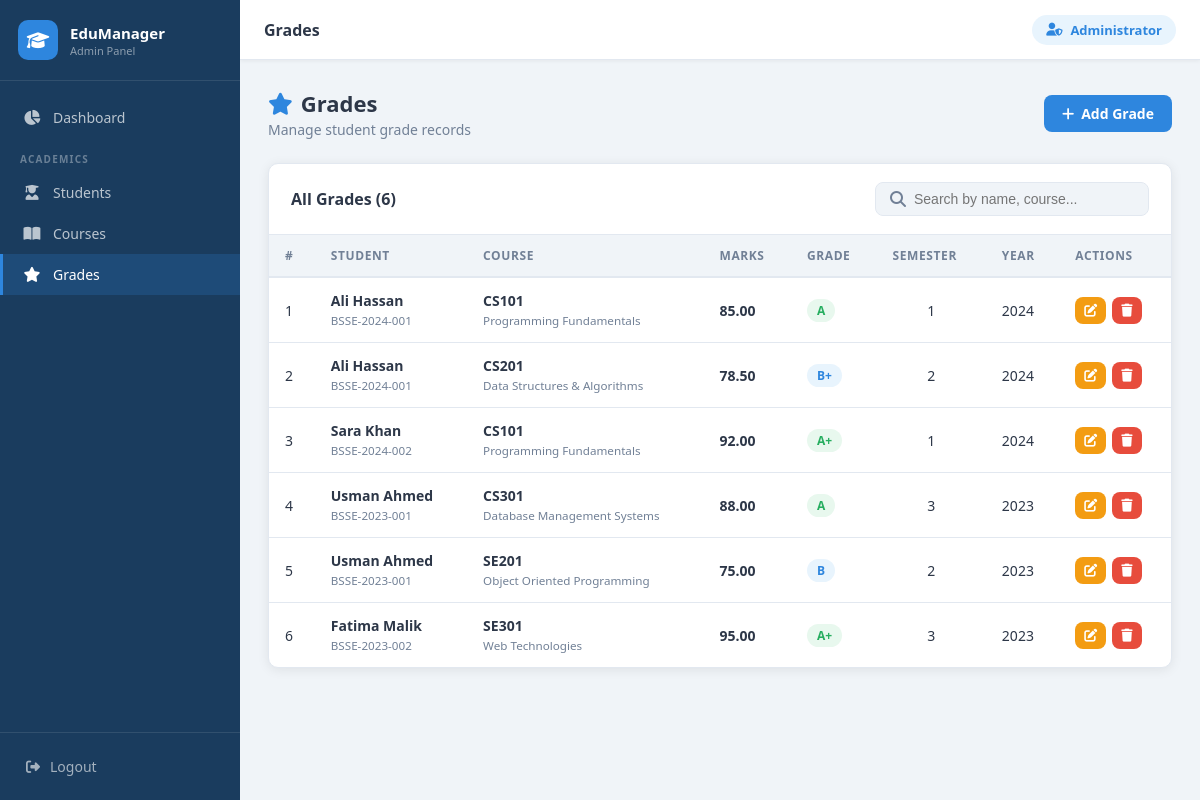
Page /grades/index.php (signed in) on the committed database.
### tables this page shows
CREATE TABLE IF NOT EXISTS grades (
    id           INT AUTO_INCREMENT PRIMARY KEY,
    student_id   INT NOT NULL,
    course_id    INT NOT NULL,
    marks        DECIMAL(5,2),
    grade        VARCHAR(5),
    semester     INT,
    academic_year VARCHAR(10),
    created_at   TIMESTAMP DEFAULT CURRENT_TIMESTAMP,
    FOREIGN KEY (student_id) REFERENCES students(id) ON DELETE CASCADE,
    FOREIGN KEY (course_id)  REFERENCES courses(id)  ON DELETE CASCADE,
    UNIQUE KEY unique_grade (student_id, course_id, semester)
);

CREATE TABLE IF NOT EXISTS students (
    id           INT AUTO_INCREMENT PRIMARY KEY,
    student_id   VARCHAR(20)  NOT NULL UNIQUE,
    full_name    VARCHAR(100) NOT NULL,
    email        VARCHAR(100) NOT NULL UNIQUE,
    phone        VARCHAR(20),
    department   VARCHAR(100),
    semester     INT DEFAULT 1,
    status       ENUM('Active','Inactive','Graduated') DEFAULT 'Active',
    enrolled_at  DATE,
    created_at   TIMESTAMP DEFAULT CURRENT_TIMESTAMP
);

CREATE TABLE IF NOT EXISTS courses (
    id           INT AUTO_INCREMENT PRIMARY KEY,
    course_code  VARCHAR(20)  NOT NULL UNIQUE,
    course_name  VARCHAR(150) NOT NULL,
    credit_hours INT DEFAULT 3,
    department   VARCHAR(100),
    instructor   VARCHAR(100),
    semester     INT,
    created_at   TIMESTAMP DEFAULT CURRENT_TIMESTAMP
);

### grades/index.php (the view, shortened to what this page needs)
<?php
$db = getDB();
$grades = $db->query(
    "SELECT g.*, s.full_name AS student_name, s.student_id AS sid, c.course_name, c.course_code
     FROM grades g
     JOIN students s ON g.student_id = s.id
     JOIN courses  c ON g.course_id  = c.id
     ORDER BY g.created_at DESC"
);
$total = $db->query("SELECT COUNT(*) AS c FROM grades")->fetch_assoc()['c'];
include '../includes/header.php';
?>
<div class="page-header">
    <div>
        <h1><i class="fas fa-star" style="color:var(--accent);margin-right:8px;"></i>Grades</h1>
        <p>Manage student grade records</p>
    </div>
    <a href="add.php" class="btn btn-primary"><i class="fas fa-plus"></i> Add Grade</a>
</div>
<div class="card">
    <div class="card-header">
        <h2>All Grades (<span id="rowCount"><?= $total ?></span>)</h2>
        <div class="search-box">
            <i class="fas fa-search"></i>
            <input type="text" id="tableSearch" placeholder="Search by name, course...">
        </div>
    </div>
    <div class="table-responsive">
        <table>
            <thead>
                <tr>
                    <th>#</th>
                    <th>Student</th>
                    <th>Course</th>
                    <th>Marks</th>
                    <th>Grade</th>
                    <th>Semester</th>
                    <th>Year</th>
                    <th>Actions</th>
                </tr>
            </thead>
            <tbody>
                <?php $i=1; while($row = $grades->fetch_assoc()): ?>
                <tr>
                    <td><?= $i++ ?></td>
                    <td>
                        <strong><?= htmlspecialchars($row['student_name']) ?></strong><br>
                        <small style="color:var(--text-muted);"><?= htmlspecialchars($row['sid']) ?></small>
                    </td>
                    <td>
                        <strong><?= htmlspecialchars($row['course_code']) ?></strong><br>
                        <small style="color:var(--text-muted);"><?= htmlspecialchars($row['course_name']) ?></small>
                    </td>
                    <td><strong><?= $row['marks'] ?></strong></td>
                    <td>
                        <?php
                        $g = $row['grade'];
                        $c = in_array($g,['A+','A','A-'])?'success':(in_array($g,['B+','B','B-'])?'info':(in_array($g,['C+','C'])?'warning':'danger'));
                        ?>
                        <span class="badge badge-<?=$c?>"><?=$g?></span>
                    </td>
                    <td style="text-align:center;"><?= $row['semester'] ?></td>
                    <td><?= htmlspecialchars($row['academic_year']??'—') ?></td>
                    <td>
                        <div class="action-btns">
                            <a href="edit.php?id=<?=$row['id']?>" class="btn btn-warning btn-sm btn-icon" title="Edit"><i class="fas fa-edit"></i></a>
                            <button onclick="confirmDelete('delete.php?id=<?=$row['id']?>', 'this grade record')" class="btn btn-danger btn-sm btn-icon" title="Delete"><i class="fas fa-trash"></i></button>
                        </div>
                    </td>
                </tr>
                <?php endwhile; ?>
            </tbody>
        </table>
    </div>
</div>
<?php include '../includes/footer.php'; ?>

### css/style.css (style rules this page uses)
*, *::before, *::after { box-sizing: border-box; margin: 0; padding: 0; }
:root { --primary: #1a3c5e; --primary-lt: #245480; --accent: #2e86de; --accent-lt: #e8f4fd; --success: #27ae60; --warning: #f39c12; --danger: #e74c3c; --bg: #f0f4f8; --card: #ffffff; --text: #2d3748; --text-muted: #718096; --border: #e2e8f0; --sidebar-w: 240px; --topbar-h: 60px; --radius: 10px; --shadow: 0 2px 12px rgba(0,0,0,.08); }
body { font-family: 'Segoe UI', Arial, sans-serif; background: var(--bg); color: var(--text); display: flex; min-height: 100vh; }
a { text-decoration: none; color: inherit; }
.page-header { display: flex; align-items: center; justify-content: space-between; margin-bottom: 24px; flex-wrap: wrap; gap: 12px; }
.page-header h1 { font-size: 22px; font-weight: 700; }
.page-header p { color: var(--text-muted); font-size: 14px; margin-top: 2px; }
.card { background: var(--card); border-radius: var(--radius); box-shadow: var(--shadow); border: 1px solid var(--border); overflow: hidden; }
.card-header { padding: 18px 22px; border-bottom: 1px solid var(--border); display: flex; align-items: center; justify-content: space-between; gap: 12px; flex-wrap: wrap; }
.card-header h2 { font-size: 16px; font-weight: 700; }
.table-responsive { overflow-x: auto; }
table { width: 100%; border-collapse: collapse; font-size: 14px; }
thead th { background: var(--bg); padding: 12px 16px; text-align: left; font-weight: 700; font-size: 12px; text-transform: uppercase; letter-spacing: .6px; color: var(--text-muted); border-bottom: 2px solid var(--border); white-space: nowrap; }
tbody td { padding: 13px 16px; border-bottom: 1px solid var(--border); vertical-align: middle; }
tbody tr:last-child td { border-bottom: none; }
.badge { display: inline-block; padding: 3px 10px; border-radius: 20px; font-size: 12px; font-weight: 600; }
.badge-success { background: #e8f8ee; color: var(--success); }
.badge-info { background: var(--accent-lt); color: var(--accent); }
.btn { display: inline-flex; align-items: center; gap: 7px; padding: 9px 18px; border-radius: 8px; font-size: 14px; font-weight: 600; border: none; cursor: pointer; transition: all .2s; white-space: nowrap; }
.btn-primary { background: var(--accent); color: #fff; }
.btn-warning { background: var(--warning); color: #fff; }
.btn-danger { background: var(--danger); color: #fff; }
.btn-sm { padding: 6px 12px; font-size: 13px; }
.btn-icon { padding: 7px 9px; }
.search-box { display: flex; align-items: center; gap: 8px; background: var(--bg); border: 1.5px solid var(--border); border-radius: 8px; padding: 8px 14px; }
.search-box i { color: var(--text-muted); }
.search-box input { border: none; background: transparent; font-size: 14px; color: var(--text); width: 220px; outline: none; }
.action-btns { display: flex; gap: 6px; }

### rows in the picture
grades: student.full_name "Ali Hassan", student.student_id "BSSE-2024-001", course.course_code "CS101", course.course_name "Programming Fundamentals", marks "85.00", grade "A", semester "1", academic_year "2024"
grades: student.full_name "Ali Hassan", student.student_id "BSSE-2024-001", course.course_code "CS201", course.course_name "Data Structures & Algorithms", marks "78.50", grade "B+", semester "2", academic_year "2024"
grades: student.full_name "Sara Khan", student.student_id "BSSE-2024-002", course.course_code "CS101", course.course_name "Programming Fundamentals", marks "92.00", grade "A+", semester "1", academic_year "2024"
grades: student.full_name "Usman Ahmed", student.student_id "BSSE-2023-001", course.course_code "CS301", course.course_name "Database Management Systems", marks "88.00", grade "A", semester "3", academic_year "2023"
grades: student.full_name "Usman Ahmed", student.student_id "BSSE-2023-001", course.course_code "SE201", course.course_name "Object Oriented Programming", marks "75.00", grade "B", semester "2", academic_year "2023"
grades: student.full_name "Fatima Malik", student.student_id "BSSE-2023-002", course.course_code "SE301", course.course_name "Web Technologies", marks "95.00", grade "A+", semester "3", academic_year "2023"

### other values in the picture
$pageTitle "Grades"
$_SESSION['admin_name'] "Administrator"
$total "6"
